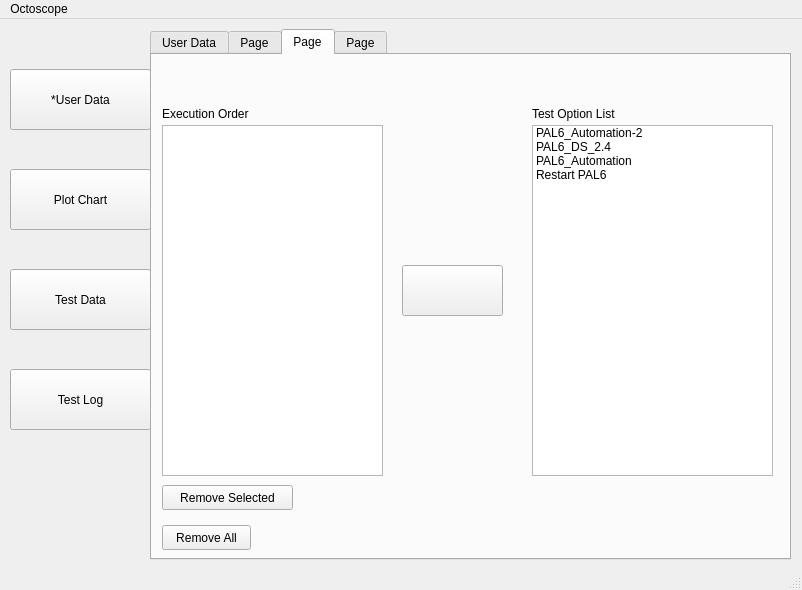
<?xml version="1.0" encoding="UTF-8"?>
<ui version="4.0">
 <class>MainWindow</class>
 <widget class="QMainWindow" name="MainWindow">
  <property name="geometry">
   <rect>
    <x>0</x>
    <y>0</y>
    <width>802</width>
    <height>590</height>
   </rect>
  </property>
  <property name="windowTitle">
   <string>MainWindow</string>
  </property>
  <widget class="QWidget" name="centralwidget">
   <widget class="QPushButton" name="plot_chart_button">
    <property name="geometry">
     <rect>
      <x>10</x>
      <y>150</y>
      <width>141</width>
      <height>61</height>
     </rect>
    </property>
    <property name="text">
     <string>Plot Chart</string>
    </property>
    <property name="icon">
     <iconset resource="icons.qrc">
      <normaloff>:/icons/Plot graph icon.png</normaloff>:/icons/Plot graph icon.png</iconset>
    </property>
    <property name="iconSize">
     <size>
      <width>40</width>
      <height>40</height>
     </size>
    </property>
   </widget>
   <widget class="QPushButton" name="user_data_show_button">
    <property name="enabled">
     <bool>true</bool>
    </property>
    <property name="geometry">
     <rect>
      <x>10</x>
      <y>50</y>
      <width>141</width>
      <height>61</height>
     </rect>
    </property>
    <property name="text">
     <string>*User Data</string>
    </property>
    <property name="icon">
     <iconset resource="icons.qrc">
      <normaloff>:/icons/User input icon.png</normaloff>:/icons/User input icon.png</iconset>
    </property>
    <property name="iconSize">
     <size>
      <width>40</width>
      <height>40</height>
     </size>
    </property>
   </widget>
   <widget class="QPushButton" name="test_data_button">
    <property name="geometry">
     <rect>
      <x>10</x>
      <y>250</y>
      <width>141</width>
      <height>61</height>
     </rect>
    </property>
    <property name="text">
     <string>Test Data</string>
    </property>
    <property name="icon">
     <iconset resource="icons.qrc">
      <normaloff>:/icons/Automation data icon.png</normaloff>:/icons/Automation data icon.png</iconset>
    </property>
    <property name="iconSize">
     <size>
      <width>40</width>
      <height>40</height>
     </size>
    </property>
   </widget>
   <widget class="QTabWidget" name="main_tab_widget">
    <property name="enabled">
     <bool>true</bool>
    </property>
    <property name="geometry">
     <rect>
      <x>150</x>
      <y>10</y>
      <width>641</width>
      <height>531</height>
     </rect>
    </property>
    <property name="currentIndex">
     <number>2</number>
    </property>
    <widget class="QWidget" name="tab">
     <attribute name="title">
      <string>User Data</string>
     </attribute>
     <widget class="QComboBox" name="platforn_combo_box">
      <property name="geometry">
       <rect>
        <x>130</x>
        <y>40</y>
        <width>171</width>
        <height>25</height>
       </rect>
      </property>
      <item>
       <property name="text">
        <string>Other Vendor</string>
       </property>
      </item>
      <item>
       <property name="text">
        <string>CGR</string>
       </property>
      </item>
      <item>
       <property name="text">
        <string>LGM</string>
       </property>
      </item>
      <item>
       <property name="text">
        <string>CGR-2</string>
       </property>
      </item>
      <item>
       <property name="text">
        <string>LGM-2</string>
       </property>
      </item>
     </widget>
     <widget class="QComboBox" name="submitter_name_combo_box">
      <property name="geometry">
       <rect>
        <x>130</x>
        <y>80</y>
        <width>171</width>
        <height>25</height>
       </rect>
      </property>
      <item>
       <property name="text">
        <string>New</string>
       </property>
      </item>
      <item>
       <property name="text">
        <string>Roie T</string>
       </property>
      </item>
     </widget>
     <widget class="QWidget" name="user_input_data_widget" native="true">
      <property name="enabled">
       <bool>false</bool>
      </property>
      <property name="geometry">
       <rect>
        <x>40</x>
        <y>150</y>
        <width>361</width>
        <height>281</height>
       </rect>
      </property>
      <widget class="QLabel" name="label_3">
       <property name="geometry">
        <rect>
         <x>10</x>
         <y>30</y>
         <width>141</width>
         <height>17</height>
        </rect>
       </property>
       <property name="text">
        <string>WLAN Build Version</string>
       </property>
      </widget>
      <widget class="QLabel" name="label_4">
       <property name="geometry">
        <rect>
         <x>10</x>
         <y>90</y>
         <width>131</width>
         <height>17</height>
        </rect>
       </property>
       <property name="text">
        <string>Regulatory Domain</string>
       </property>
      </widget>
      <widget class="QLineEdit" name="wlan_build_version_line_edit">
       <property name="geometry">
        <rect>
         <x>180</x>
         <y>30</y>
         <width>113</width>
         <height>25</height>
        </rect>
       </property>
       <property name="placeholderText">
        <string>1.1.1.1</string>
       </property>
      </widget>
      <widget class="QComboBox" name="regulatory_domain_combo_box">
       <property name="geometry">
        <rect>
         <x>180</x>
         <y>90</y>
         <width>86</width>
         <height>25</height>
        </rect>
       </property>
       <item>
        <property name="text">
         <string>US</string>
        </property>
       </item>
       <item>
        <property name="text">
         <string>Unknown</string>
        </property>
       </item>
      </widget>
     </widget>
     <widget class="QLabel" name="label">
      <property name="geometry">
       <rect>
        <x>50</x>
        <y>40</y>
        <width>67</width>
        <height>17</height>
       </rect>
      </property>
      <property name="text">
       <string>Platform</string>
      </property>
     </widget>
     <widget class="QLabel" name="submitter_label">
      <property name="geometry">
       <rect>
        <x>50</x>
        <y>80</y>
        <width>71</width>
        <height>17</height>
       </rect>
      </property>
      <property name="text">
       <string>Submitter</string>
      </property>
     </widget>
     <widget class="QWidget" name="submitter_name_widget" native="true">
      <property name="enabled">
       <bool>false</bool>
      </property>
      <property name="geometry">
       <rect>
        <x>320</x>
        <y>80</y>
        <width>161</width>
        <height>31</height>
       </rect>
      </property>
      <widget class="QLineEdit" name="lineEdit_3">
       <property name="geometry">
        <rect>
         <x>0</x>
         <y>0</y>
         <width>151</width>
         <height>25</height>
        </rect>
       </property>
       <property name="placeholderText">
        <string>Name</string>
       </property>
      </widget>
     </widget>
     <widget class="QPushButton" name="start_test_button">
      <property name="geometry">
       <rect>
        <x>480</x>
        <y>440</y>
        <width>151</width>
        <height>61</height>
       </rect>
      </property>
      <property name="text">
       <string>   Start Test</string>
      </property>
      <property name="icon">
       <iconset resource="icons.qrc">
        <normaloff>:/icons/Play green icon.png</normaloff>:/icons/Play green icon.png</iconset>
      </property>
      <property name="iconSize">
       <size>
        <width>40</width>
        <height>40</height>
       </size>
      </property>
     </widget>
     <widget class="QCheckBox" name="load_test_check_box">
      <property name="geometry">
       <rect>
        <x>480</x>
        <y>350</y>
        <width>91</width>
        <height>23</height>
       </rect>
      </property>
      <property name="text">
       <string>Load Tests</string>
      </property>
     </widget>
     <widget class="QCheckBox" name="plot_test_check_box">
      <property name="geometry">
       <rect>
        <x>480</x>
        <y>380</y>
        <width>101</width>
        <height>23</height>
       </rect>
      </property>
      <property name="text">
       <string>Plots Tests</string>
      </property>
     </widget>
     <widget class="QPushButton" name="stop_test_button">
      <property name="geometry">
       <rect>
        <x>310</x>
        <y>440</y>
        <width>151</width>
        <height>61</height>
       </rect>
      </property>
      <property name="text">
       <string>   Stop Test</string>
      </property>
      <property name="icon">
       <iconset resource="icons.qrc">
        <normaloff>:/icons/Stop ball icon.png</normaloff>:/icons/Stop ball icon.png</iconset>
      </property>
      <property name="iconSize">
       <size>
        <width>40</width>
        <height>40</height>
       </size>
      </property>
     </widget>
    </widget>
    <widget class="QWidget" name="tab_2">
     <attribute name="title">
      <string>Page</string>
     </attribute>
    </widget>
    <widget class="QWidget" name="tab_3">
     <attribute name="title">
      <string>Page</string>
     </attribute>
     <widget class="QLabel" name="test_option_label">
      <property name="geometry">
       <rect>
        <x>380</x>
        <y>50</y>
        <width>121</width>
        <height>17</height>
       </rect>
      </property>
      <property name="text">
       <string>Test Option List</string>
      </property>
     </widget>
     <widget class="QLabel" name="test_execution_label">
      <property name="geometry">
       <rect>
        <x>10</x>
        <y>50</y>
        <width>121</width>
        <height>17</height>
       </rect>
      </property>
      <property name="text">
       <string>Execution Order</string>
      </property>
     </widget>
     <widget class="QListWidget" name="test_execution_list">
      <property name="geometry">
       <rect>
        <x>10</x>
        <y>70</y>
        <width>221</width>
        <height>351</height>
       </rect>
      </property>
     </widget>
     <widget class="QListWidget" name="test_option_list">
      <property name="geometry">
       <rect>
        <x>380</x>
        <y>70</y>
        <width>241</width>
        <height>351</height>
       </rect>
      </property>
      <item>
       <property name="text">
        <string>PAL6_Automation-2</string>
       </property>
      </item>
      <item>
       <property name="text">
        <string>PAL6_DS_2.4</string>
       </property>
      </item>
      <item>
       <property name="text">
        <string>PAL6_Automation</string>
       </property>
      </item>
      <item>
       <property name="text">
        <string>Restart PAL6</string>
       </property>
      </item>
     </widget>
     <widget class="QPushButton" name="add_test_to_excution_button">
      <property name="geometry">
       <rect>
        <x>250</x>
        <y>210</y>
        <width>101</width>
        <height>51</height>
       </rect>
      </property>
      <property name="toolTipDuration">
       <number>-4</number>
      </property>
      <property name="text">
       <string/>
      </property>
      <property name="icon">
       <iconset resource="icons.qrc">
        <normaloff>:/icons/Move left icon.png</normaloff>:/icons/Move left icon.png</iconset>
      </property>
      <property name="iconSize">
       <size>
        <width>40</width>
        <height>40</height>
       </size>
      </property>
     </widget>
     <widget class="QPushButton" name="remove_all_button">
      <property name="geometry">
       <rect>
        <x>10</x>
        <y>470</y>
        <width>89</width>
        <height>25</height>
       </rect>
      </property>
      <property name="text">
       <string>Remove All</string>
      </property>
     </widget>
     <widget class="QPushButton" name="remove_selected_button">
      <property name="geometry">
       <rect>
        <x>10</x>
        <y>430</y>
        <width>131</width>
        <height>25</height>
       </rect>
      </property>
      <property name="text">
       <string>Remove Selected</string>
      </property>
     </widget>
    </widget>
    <widget class="QWidget" name="tab_4">
     <attribute name="title">
      <string>Page</string>
     </attribute>
     <widget class="QTextEdit" name="log_text_edit">
      <property name="enabled">
       <bool>true</bool>
      </property>
      <property name="geometry">
       <rect>
        <x>0</x>
        <y>0</y>
        <width>641</width>
        <height>501</height>
       </rect>
      </property>
     </widget>
    </widget>
   </widget>
   <widget class="QPushButton" name="test_log_button">
    <property name="geometry">
     <rect>
      <x>10</x>
      <y>350</y>
      <width>141</width>
      <height>61</height>
     </rect>
    </property>
    <property name="text">
     <string>Test Log</string>
    </property>
    <property name="icon">
     <iconset resource="icons.qrc">
      <normaloff>:/icons/Log icon.png</normaloff>:/icons/Log icon.png</iconset>
    </property>
    <property name="iconSize">
     <size>
      <width>40</width>
      <height>40</height>
     </size>
    </property>
   </widget>
  </widget>
  <widget class="QMenuBar" name="menubar">
   <property name="geometry">
    <rect>
     <x>0</x>
     <y>0</y>
     <width>802</width>
     <height>22</height>
    </rect>
   </property>
   <widget class="QMenu" name="menuOctoscope">
    <property name="title">
     <string>Octoscope</string>
    </property>
   </widget>
   <addaction name="menuOctoscope"/>
  </widget>
  <widget class="QStatusBar" name="statusbar"/>
 </widget>
 <resources>
  <include location="icons.qrc"/>
 </resources>
 <connections/>
</ui>
